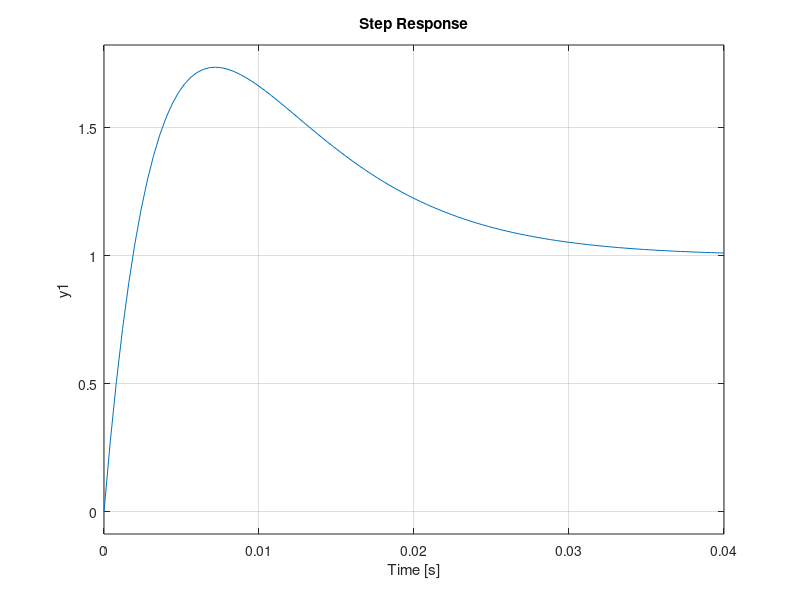

Reproduce this figure in MATLAB. (Note: this script raises an error after producing the figure.)
% Check the power supply BW
% Compensation TF should be applied on QF not QF/BEND
% Test what the delay should be?  Sample rate or BW reasoning?
% Test the tolerance to parameter uncertainty (TF high poles)
% Timing should not independent of BEND setpoint!
% Check the timing of a point in the middle of the sequence


% QD .540 to .555

clear

Fig1 = 10;
Fig2 = 11;
Fig3 = 12;
Fig4 = 13;


% Power supply TF
w = 2 * pi * 7.8;
sys = tf(1,[1/w 1]);
%bode(H)



%%%%%%%%%%%%%%%%%%%%%%%%%%%%%%%%%%
% Compensation Transfer Function %
%%%%%%%%%%%%%%%%%%%%%%%%%%%%%%%%%%

Gain = 1;

% The inverse system
Fc = 2 * pi * 30;      % High frequency poles for the compensation (avoid phase delay!!!)
sysinv = tf([1/w 1], conv([1/Fc 1],[1/Fc 1]));
sysinv1 = sysinv;

% Add a pole (sample rate & compensation)
%wc = 2 * pi * 10;
%sysinv = sysinv * tf(1, [1/wc 1]);

figure(20);
step(sysinv);
%bode(sysinv1, sysinv);


QF   = getpv('QF',   'DVM'); 
QD   = getpv('QD',   'DVM');
BEND = getpv('BEND', 'DVM');

QF = QF(:);
QD = QD(:);
BEND = BEND(:);


fs = 8000;
t = (0:(length(QF)-1)) / fs;


% Filter the BEND but don't add phase delay
BENDRaw = BEND;
[b,a] = fir1(10, .2);
BEND = filtfilt(b, a, BENDRaw);

freqz(b,a,1024,'whole',8000);

QFRaw = QF;
QF = filtfilt(b, a, QFRaw);

QDRaw = QD;
QD = filtfilt(b, a, QDRaw);

figure(Fig3);
subplot(3,1,1);
plot(t, [BEND(:) BENDRaw(:)]);
ylabel('BEND [Amps]');
title('Filtered Signals')
subplot(3,1,2);
plot(t, [QF(:) QFRaw(:)]);
ylabel('QF [Amps]');
subplot(3,1,3);
plot(t, [QD(:) QDRaw(:)]);
ylabel('QD [Amps]');
xlabel('Time [seconds]');


% Goal 
QFratio = QF./BEND; 
QDratio = QD./BEND; 


% Error
QFerr = BEND.*(.495-QFratio);
QDerr = BEND.*(.555-QDratio);


% Zero the error in the begining
i = find(BEND < 10);
%i = find(t < .025);
QFerr(i) = 0;
QDerr(i) = 0;


% Slowly zero the error after the top of the ramp
i = find((t > .36) & (t < 0.7));
QFerr(i) = linspace(QFerr(i(1)),0,length(i));
QDerr(i) = linspace(QDerr(i(1)),0,length(i));
i = find(t >= 0.7);
QFerr(i) = 0;
QDerr(i) = 0;


% % Smooth the error signal without adding phase lag
% [b,a] = fir1(20, .02);
% QFerrRaw = QFerr;
% QFerr = filtfilt(b, a, QFerrRaw);
% 
% QDerrRaw = QDerr;
% QDerr = filtfilt(b, a, QDerrRaw);


% figure(Fig4);
% subplot(2,1,1);
% plot(t, [QFerr(:) QFerrRaw(:)]);
% ylabel('QF Error [Amps]');
% title('Filtered Error Signal')
% subplot(2,1,2);
% plot(t, [QDerr(:) QDerrRaw(:)]);
% ylabel('QD Error [Amps]');
% xlabel('Time [seconds]');



% Put the waveform to track through the inverse system
[dQFcommand, tinv, xinv] = lsim(sysinv, QFerr, t);
[dQDcommand, tinv, xinv] = lsim(sysinv, QDerr, t);


% Slowly zero the error after the top of the ramp
i = find(t > .36);
dQFcommand(i) = linspace(dQFcommand(i(1)),0,length(i));
dQDcommand(i) = linspace(dQDcommand(i(1)),0,length(i));


if 0

    [dQFcommand, tinv, xinv] = lsim(sysinv, QFerr, t);
    [dQDcommand, tinv, xinv] = lsim(sysinv, QDerr, t);

    % Slide the table 1 point???
    %dQFcommand(1) = [];
    %dQDcommand(1) = [];

    %dQFcommand(end) = [];
    %dQDcommand(end) = [];

elseif 1
    
    % Or be brain dead
    %T = .0075;
    %NT = round(T/(t(2)-t(1)))
    %dQFcommand = QFerr(NT);
    %dQDcommand = QDerr(NT);
     
    dQFcommand = QFerr;
    dQDcommand = QDerr;
 
else

    % Low pass the command and resample but don't add phase delay
    %[b,a] = butter(5,.2);
    %[b,a] = butter(5,.08);
    [b,a] = fir1(50, .01);
    dQFcommand1 = filtfilt(b, a, dQFcommand);
    dQDcommand1 = filtfilt(b, a, dQDcommand);

    %figure(Fig4);
    %subplot(2,1,1);
    %plot(t, [dQFcommand(:) dQFcommand1(:)], t,10*(QFratio-.520), 'k', t,QFerr,'m', t,QFerrRaw,'m');

    %subplot(2,1,2);
    %plot(t, [dQDcommand(:) dQDcommand1(:)], t,10*(QDratio-.540), 'k', t,QDerr,'m');
    %xlabel('Time [seconds]');
end


% Gain
dQFcommand = Gain * dQFcommand;
dQDcommand = Gain * dQDcommand;


% Simulate the result
[dQFsim, t1, x1] = lsim(sys, dQFcommand, t);
[dQDsim, t1, x1] = lsim(sys, dQDcommand, t);


% for i = 1:length(t_)
%     j = max(find(t < t_(i)));
%     QFtable(i) = BEND(j) .* QFcommand(j);
%     QDtable(i) = BEND(j) .* QDcommand(j);
% end



figure(Fig1);
clf reset
subplot(4,1,1);
plot(t, [QF(:) QD(:) BEND(:)]);
legend('QF', 'QD', 'BEND', 'Location', 'NorthWest');
axis tight;

subplot(4,1,2);
plot(t, QFratio);
hold on;
plot([min(t) max(t)],[.520 .520],'r');
hold off;
ylabel('QF/BEND (Goal .520)');
axis tight;
yaxis([.45 .6]);
grid on;

subplot(4,1,3);
plot(t,[(QFratio-.520) dQFcommand./BEND dQFsim./BEND (QFratio-.520)+dQFsim./BEND]);
ylabel('QF/BEND Error');
legend('QF/BEND-.520', '\DeltaQFcommand/BEND', '\DeltaQFsim/BEND', 'QF/BEND-.520+\DeltaQFsim/BEND', 0); %'Location', 'SouthWest');
axis tight;
%yaxis([-.1 .1]);
grid on;

subplot(4,1,4);
plot(t, dQFcommand);
ylabel('\DeltaQF [Amps]');
xlabel('Time [Seconds]');
axis tight;
%yaxis([-20 20]);
grid on;

orient tall



figure(Fig2);
clf reset
subplot(4,1,1);
plot(t, [QF(:) QD(:) BEND(:)]);
legend('QF', 'QD', 'BEND', 0);
axis tight;

subplot(4,1,2);
plot(t, QDratio);
hold on;
plot([min(t) max(t)],[.555 .555],'r');
hold off;
ylabel('QD/BEND (Goal .555)');
axis tight;
yaxis([.45 .6]);
grid on;


subplot(4,1,3);
plot(t,[(QDratio-.555) dQDcommand./BEND dQDsim./BEND (QDratio-.555)+dQDsim./BEND]);
ylabel('QD/BEND Error');
legend('QD/BEND-.555', '\DeltaQDcommand/BEND', '\DeltaQDsim/BEND', 'QD/BEND-.555+\DeltaQDsim/BEND', 0); %'Location', 'SouthWest');
axis tight;
%yaxis([-.1 .1]);
grid on;

subplot(4,1,4);
plot(t, dQDcommand);
ylabel('\DeltaQD [Amps]');
xlabel('Time [Seconds]');
axis tight;
%yaxis([-20 20]);
grid on;

orient tall



%%%%%%%%%%%%%%%%%%
% Set the  table %
%%%%%%%%%%%%%%%%%%


dT = 0.9 - t(end);
NN = round(fs * dT);

Npts = 34000;
dQDc = [dQDcommand; zeros(NN,1)];
dQD = resample(dQDc, Npts, length(dQDc), 25);

figure(5);
subplot(2,1,1);
plot(dQDcommand);
axis tight
subplot(2,1,2);
plot(dQD);
axis tight


%save NewDeltaQD dQD

% QF_Last = 0;
% QD_Last = 0;
% 
% QF = QF_Last + dQFcommand';
% QD = QD_Last + dQDcommand';


